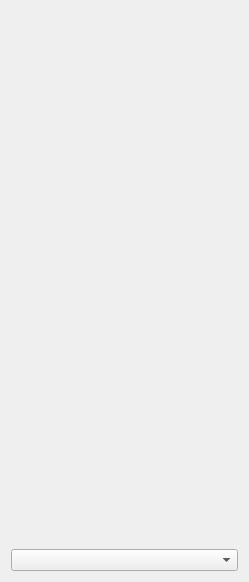
<?xml version="1.0" encoding="UTF-8"?>
<ui version="4.0">
 <class>DenMap</class>
 <widget class="QWidget" name="DenMap">
  <property name="geometry">
   <rect>
    <x>0</x>
    <y>0</y>
    <width>245</width>
    <height>576</height>
   </rect>
  </property>
  <property name="windowTitle">
   <string>Den Map</string>
  </property>
  <layout class="QGridLayout" name="gridLayout">
   <item row="1" column="2">
    <widget class="QLabel" name="labelMap">
     <property name="sizePolicy">
      <sizepolicy hsizetype="Fixed" vsizetype="Fixed">
       <horstretch>0</horstretch>
       <verstretch>0</verstretch>
      </sizepolicy>
     </property>
     <property name="minimumSize">
      <size>
       <width>227</width>
       <height>532</height>
      </size>
     </property>
     <property name="maximumSize">
      <size>
       <width>227</width>
       <height>532</height>
      </size>
     </property>
     <property name="text">
      <string/>
     </property>
     <property name="pixmap">
      <pixmap resource="../../resources.qrc">:/images/map.png</pixmap>
     </property>
     <property name="scaledContents">
      <bool>true</bool>
     </property>
    </widget>
   </item>
   <item row="2" column="2">
    <widget class="QComboBox" name="comboBoxDen"/>
   </item>
  </layout>
 </widget>
 <resources>
  <include location="../../resources.qrc"/>
 </resources>
 <connections/>
</ui>
